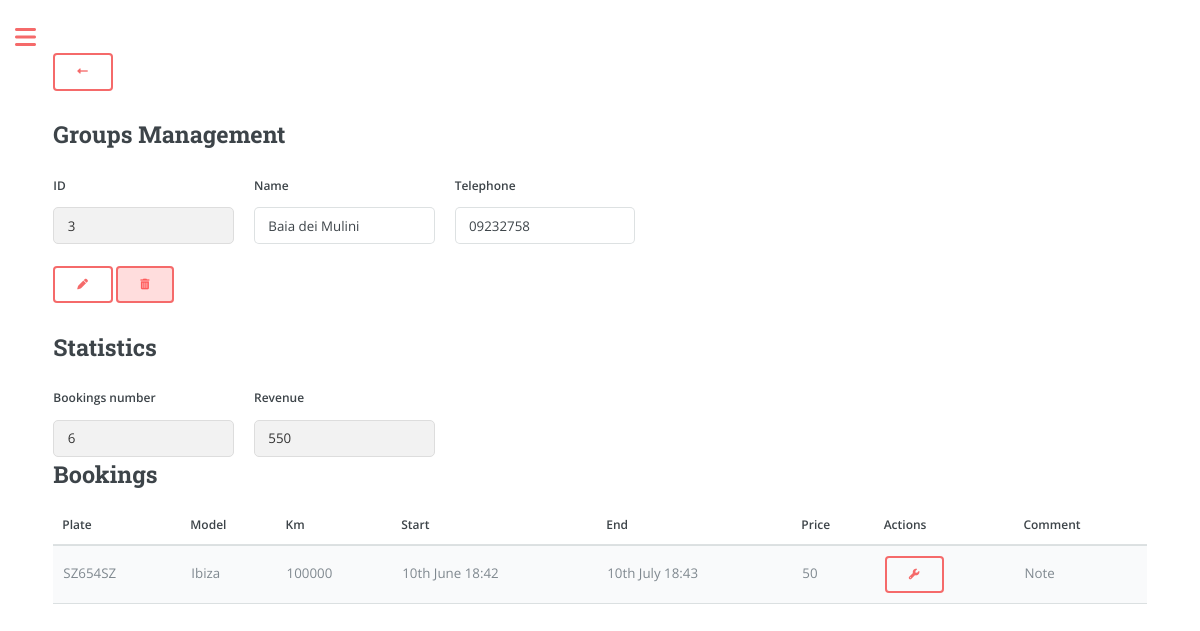
Page /groups/3 (signed in) on the earlier database version.
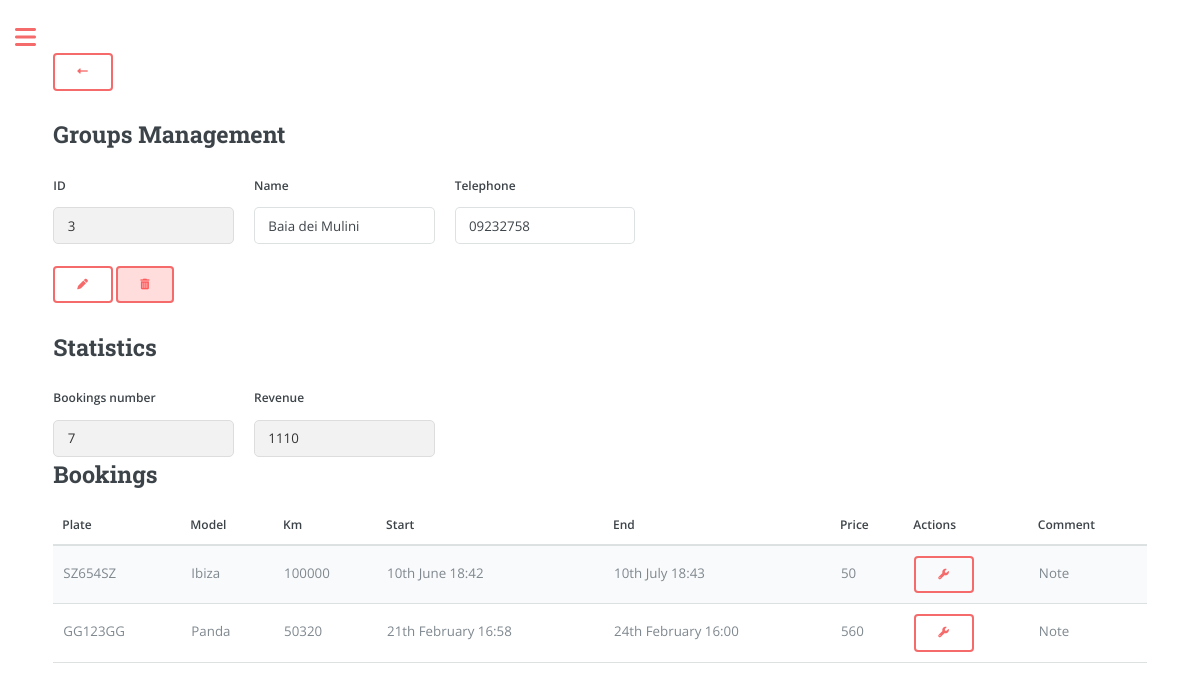
Same page on the later database version.
### app/models.py (models this page shows, shortened)
class Groups(db.Model):
    id = db.Column(db.Integer, primary_key=True)
    name = db.Column(db.String(128), index=True)
    telephone = db.Column(db.String(20), default='/', index=True)
    money = db.Column(db.Integer, default=0, index=True)
    bookings_number = db.Column(db.Integer, default=0, index=True)
    user_id = db.Column(db.Integer, db.ForeignKey('user.id'))
    bookings = db.relationship('Booking', back_populates='group', lazy='dynamic')

class Booking(db.Model):
    id = db.Column(db.Integer, primary_key=True)
    start_datetime = db.Column(db.DateTime, nullable=False)
    end_datetime = db.Column(db.DateTime, nullable=False)
    car_plate = db.Column(db.String(8), db.ForeignKey('car.plate'), nullable=False)
    user_id = db.Column(db.Integer, db.ForeignKey('user.id'), nullable=False)
    note = db.Column(db.String(160))
    money = db.Column(db.Integer, default=0, index=True)
    km = db.Column(db.Integer, default=0, index=True) # Car's kilometres when booking
    car = db.relationship('Car', backref='bookings', lazy=True)
    contact_id = db.Column(db.Integer, db.ForeignKey('contacts.id', name='booking_contacts_id'), nullable=True)
    group_id = db.Column(db.Integer, db.ForeignKey('groups.id', name='booking_group'), nullable=True)
    group = db.relationship('Groups', back_populates='bookings', lazy=True)

class Car(db.Model):
    plate = db.Column(db.String(8), primary_key=True, index=True, unique=True)
    make = db.Column(db.String(15), index=True)
    model = db.Column(db.String(15), index=True)
    fuel = db.Column(db.String(8), index=True)
    year = db.Column(db.Integer, index=True)
    cc = db.Column(db.Integer, index=True)
    user_id = db.Column(db.Integer, db.ForeignKey('user.id'))
    days = db.Column(db.Integer, default=0, index=True)
    money = db.Column(db.Integer, default=0, index=True) # Referred as 'revenue'
    car_cost = db.Column(db.Integer, default=0, index=True)
    insurance_cost = db.Column(db.Float, default=0, index=True)
    insurance_expiry_date = db.Column(db.DateTime)
    mot_cost = db.Column(db.Float, default=0, index=True)
    mot_expiry_date = db.Column(db.DateTime)
    road_tax_cost = db.Column(db.Float, default=0, index=True)
    road_tax_expiry_date = db.Column(db.DateTime)
    renewal = db.relationship('Renewal', backref='car', lazy='dynamic')
    km = db.Column(db.Integer, default=0, index=True)

### app/routes.py (the view, shortened to what this page needs)
@app.route('/groups/<int:group_id>', methods=['GET', 'POST'])
@login_required
def group_manage(group_id):
    group = Groups.query.get_or_404(group_id)
    group_bookings = group.bookings.all()
    return render_template('group_manage.html' if current_user.language == 'en' else f'group_manage_{current_user.language}.html',
                           group=group, group_bookings=group_bookings, money=group.money, bookings_number=group.bookings_number,
                           user_name=current_user.username if current_user.is_authenticated else None)

### app/models.py (called while the page is built)
@login.user_loader
def load_user(id):
    return User.query.get(int(id))

### app/templates/group_manage.html (shortened to what this page needs)
{% if current_user.language == 'en' %}
    {% extends "index.html" %}
{% else %}
    {% extends "index_" + current_user.language + ".html" %}
{% endif %}
{% block content %}
<link rel="stylesheet" href="{{ url_for('static', filename='css/custom.css') }}">
<div class="row">
    <form action="{{ url_for('groups') }}" method="get">
      <button type="submit" title="Back"><i class="fa-solid fa-left-long"></i></button>
    </form>
  </div>
<h2>Groups Management</h2>
<form method="POST" onsubmit="return confirm('Are you sure you want to proceed?');">
    <div class="row">
        <div class="col">
            <label for="id" class="form-label">ID</label>
            <input type="text" class="form-control" id="id" name="id" value="{{ group.id }}" readonly>
        </div>
        <div class="col">
            <label for="name" class="form-label">Name</label>
            <input type="text" class="form-control" id="name" name="name" value="{{ group.name }}">
        </div>
        <div class="col">
            <label for="telephone" class="form-label">Telephone</label>
            <input type="text" class="form-control" id="telephone" name="telephone" value="{{ group.telephone }}">
        </div>
    </div>
    <br>
    <div class="row">
        <div class="col">
            <button type="submit" class="btn btn-primary" name="action" value="amend"><i class="fa-solid fa-pen"></i></button>
            <button type="submit" class="btn btn-danger btn-delete" name="action" value="delete"><i class="fas fa-trash-alt"></i></button>
        </div>
    </div>
</form>
<h2>Statistics</h2>
<div class="row">
    <div class="col">
        <label for="bookings_number" class="form-label">Bookings number</label>
        <input type="text" class="form-control" id="bookings_number" name="bookings_number" value="{{ bookings_number }}" readonly>
    </div>
    <div class="col">
        <label for="money" class="form-label">Revenue</label>
        <input type="text" class="form-control" id="money" name="money" value="{{ money }}" readonly>
    </div>
</div>
<h2>Bookings</h2>
<form action="{{ url_for('bookings_manage') }}" method="POST">
    <table>
        <thead>
            <tr>
                <th>Plate</th>
                <th>Model</th>
                <th>{{ current_user.measurement_unit.capitalize() }}</th>
                <th>Start</th>
                <th>End</th>
                <th>Price</th>
                <th>Actions</th>
                <th>Comment</th>
            </tr>
        </thead>
        <tbody>
            {% for booking in group_bookings %}
                <tr>
                    <td>{{ booking.car.plate }}</td>
                    <td>{{ booking.car.model }}</td>
                    <td>{{ booking.km }}</td>
                    <td>{{ booking.start_datetime.strftime("%dth %B %H:%M") }}</td>
                    <td>{{ booking.end_datetime.strftime("%dth %B %H:%M") }}</td>
                    <td>{{ booking.money }}</td>
                    <td>
                        <button type="submit" class="btn btn-danger" name="manage_booking" value="{{ booking.id }}"><i class="fa-solid fa-wrench"></i></button>
                    </td>
                    <td>
                        {% if booking.note %}
                            <span class="note-tooltip">
                                Note
                            </span>
                        {% endif %}
                    </td>
                </tr>
            {% endfor %}
        </tbody>
    </table>
</form>
{% endblock %}

Differences in the rows shown:
changed Groups "Baia dei Mulini": money "550" → "1110"
added Booking: car.plate "GG123GG", car.model "Panda", km "50320", start_datetime "21th February 16:58", end_datetime "24th February 16:00", money "560", {{ booking.id }} 8 (drawn)
Other differences:
form field bookings_number: "6" → "7"
